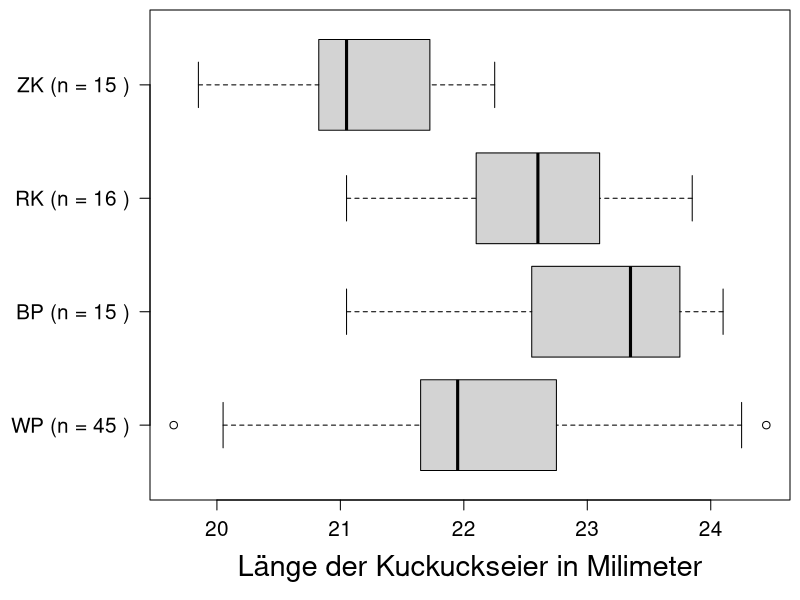
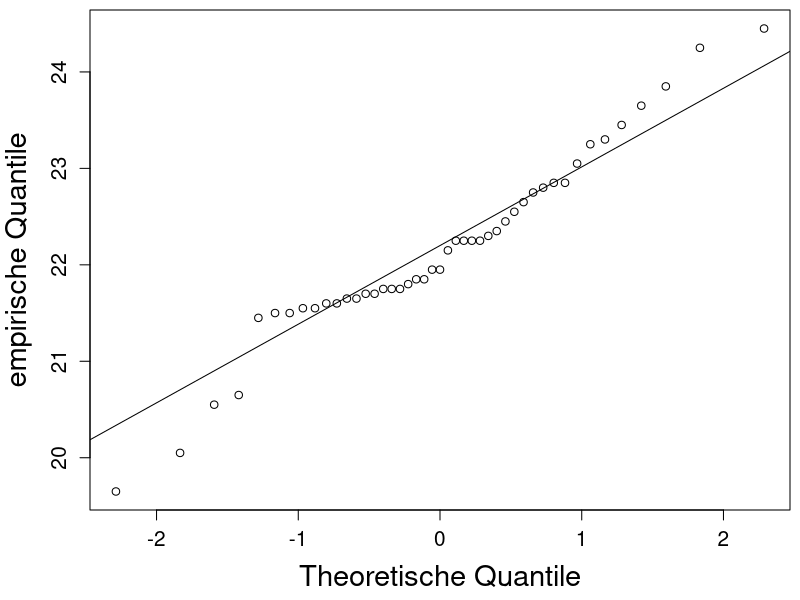
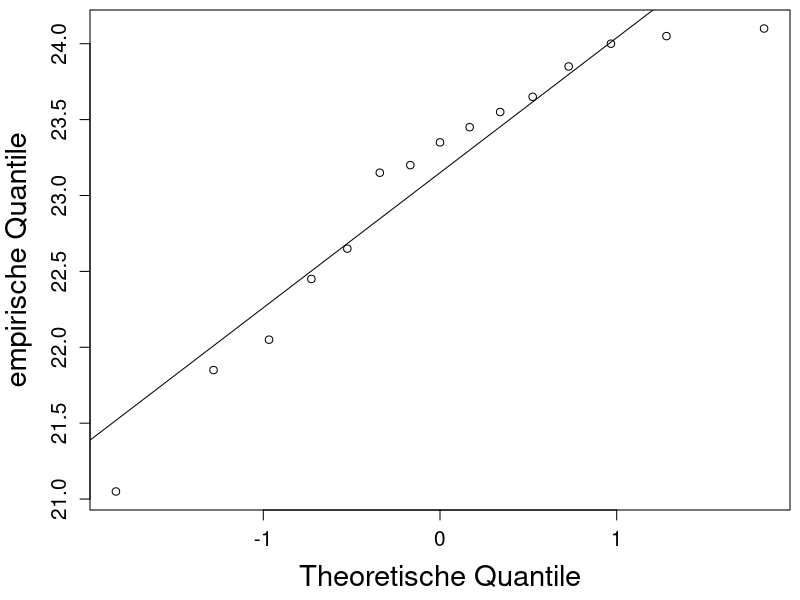
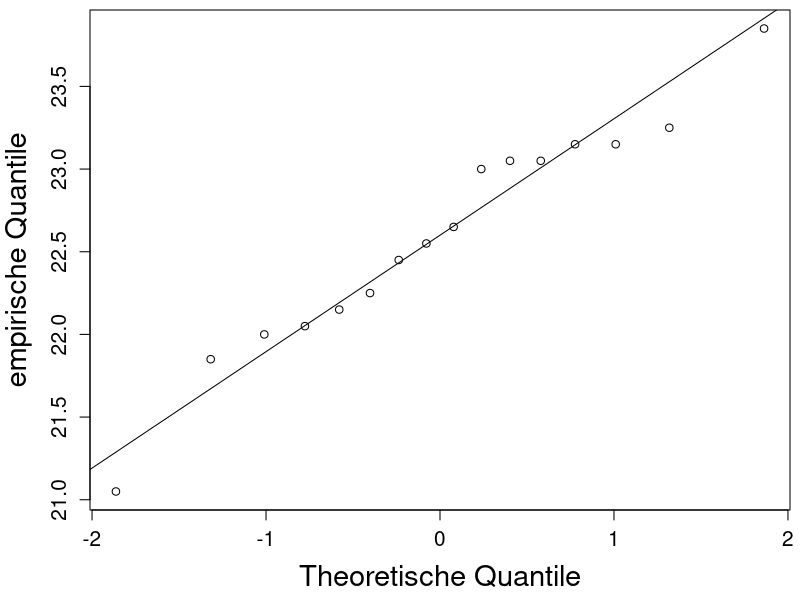
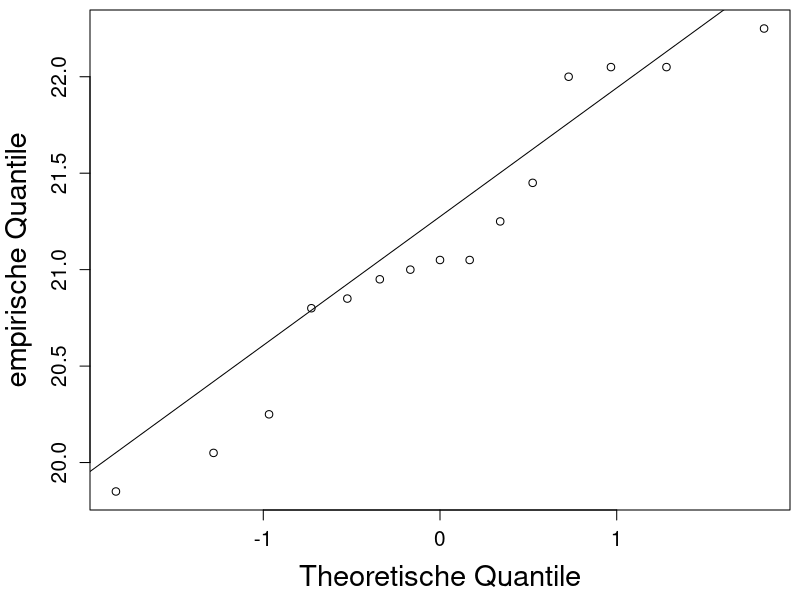

The R source for these figures, in order:
library(tidyr)

data<- read.table("Kuckuckseier.txt", header = T)
#anderes Datenformat
daten<-pivot_longer(data, cols = everything(),
                    names_to = "Gruppe",values_to = "Werte")

mar_def = c(5, 4, 4, 2) + 0.1 # Default-Margin
WP<-data$WP
BP<-na.omit(data$BP)
RK<-na.omit(data$RK)
ZK<-na.omit(data$ZK)

###Deskription
gruppe_n<-c(length(WP),length(BP),length(RK),length(ZK))
label<-paste(name =c("WP","BP", "RK", "ZK"),"(n =",gruppe_n,")")
par(mar=c(5,7.5,0.5,0.5))
boxplot(WP, BP,RK,ZK, horizontal = T,
        names =label,
        xlab ="Länge der Kuckuckseier in Milimeter",
        las=1,
        cex.axis=1.25, cex.lab=1.75)

#Kennzahlen
sd(WP)
sd(BP)
sd(RK)
sd(ZK)

##QQ-Plots #WP
par(mar=c(4.5,4.5,0.5,0.5))
qqnorm(WP, main ="",
       cex.axis=1.25, cex.lab=1.75,
       xlab ="Theoretische Quantile", ylab ="empirische Quantile")
qqline(WP)
#QQ-Plots 
par(mar=c(4.5,4.5,0.5,0.5))
qqnorm(BP, main ="",
       cex.axis=1.25, cex.lab=1.75,
       xlab ="Theoretische Quantile", ylab ="empirische Quantile")
qqline(BP)
#QQ-Plots
par(mar=c(4.5,4.5,0.5,0.5))
qqnorm(RK, main ="",
       cex.axis=1.25, cex.lab=1.75,
       xlab ="Theoretische Quantile", ylab ="empirische Quantile")
qqline(RK)
#QQ-Plots
par(mar=c(4.5,4.5,0.5,0.5))
qqnorm(ZK, main ="",
       cex.axis=1.25, cex.lab=1.75,
       xlab ="Theoretische Quantile", ylab ="empirische Quantile")
qqline(ZK)

######Abschlusstestverfahren
##Einzelhypothesen
t.test(WP,BP) #H1H2 #ablehen
t.test(WP,RK) #H1H3 #behalten
t.test(WP,ZK) #H1H4 #ablehen
t.test(BP,RK) #H2H3 #behalten
t.test(BP,ZK) #H2H4 #ablehnen
t.test(RK,ZK) #H3H4 #ablehnen

###Durchschnittshypothesen Varianzanalyse
#testen auf Gleichheit Varianzen
bartlett.test(Werte~Gruppe, data = daten) 

#H1H2H3
anova(lm(Werte ~ Gruppe, data = subset(daten, Gruppe != "ZK")))
#H1H2H4
anova(lm(Werte ~ Gruppe, data = subset(daten, Gruppe != "RK")))
#H1H3H4
anova(lm(Werte ~ Gruppe, data = subset(daten, Gruppe != "BP")))
#H2H3H4
anova(lm(Werte ~ Gruppe, data = subset(daten, Gruppe != "WP")))
#H1H2H3H4
anova(lm(Werte~Gruppe, data=daten))

###Durchschnittshypothese Bonferroni
alpha<-0.05 
k<-2 #Anzahl Elementarhypothesen
# Funktion zur Berechnung und Überprüfung der p-Werte
Bonfe <- function(alpha, k, ...) {
  # Alle Paare von Vektoren als Liste übernehmen
  hyp_paare <- list(...)
  
  # Ergebnisliste
  results <- lapply(hyp_paare, function(pair) {
    if (length(pair) != 2) stop("Jedes Paar muss genau zwei Vektoren enthalten.")
    p_Wert <- t.test(pair[[1]], pair[[2]])$p.value
    Signifikanzniveau <- p_Wert > (alpha / k)
    return(list(p_Wert = p_Wert, Signifikanzniveau = Signifikanzniveau))
  })
  
  # Ausgabe als DataFrame zusammenfassen
  Ergebnis <- do.call(rbind, lapply(seq_along(results), function(i) {
    data.frame(
      Test = paste0("Test_", i),
      p_Wert = results[[i]]$p_Wert,
      Signifikanzniveau = results[[i]]$Signifikanzniveau
    )
  }))
  
  return(Ergebnis)
}

#H12H34
Bonfe(alpha, k, list(WP, BP), list(RK, ZK)) #ablehnen
#H13H24
Bonfe(alpha, k, list(WP, RK), list(BP, ZK)) #ablehnen
#H14H23
Bonfe(alpha, k, list(WP, ZK), list(BP, RK)) #ablehnen

##Ergebniss:alle Durchschnittshypothesen lehnen ab, 
##          alles bis auf H1H3 und H2H3 lehnt ab